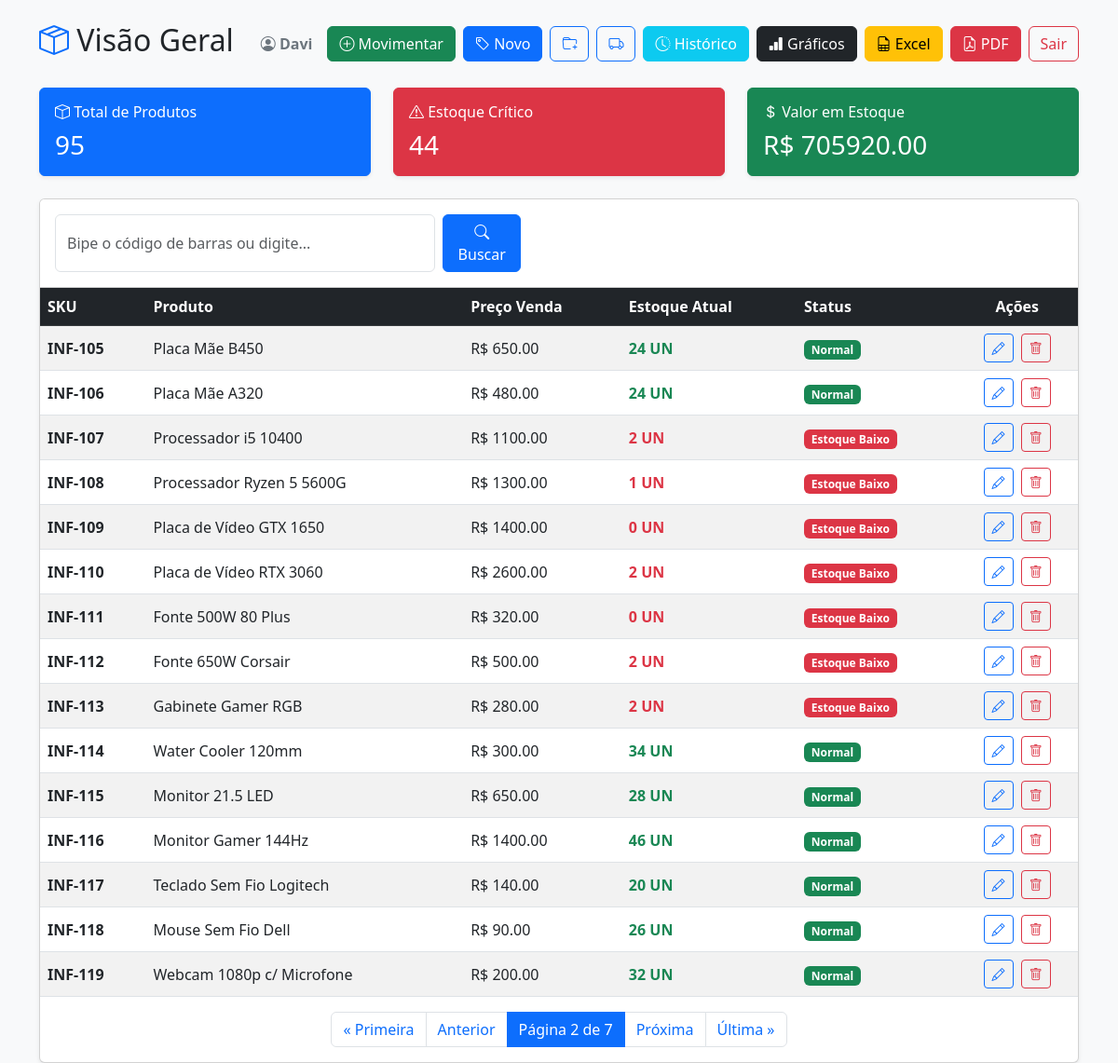
Page /?page=2 (signed in) on the committed database.
### estoque/models.py (models this page shows, shortened)
class Produto(models.Model):
    nome = models.CharField(max_length=200)
    sku = models.CharField(max_length=50, unique=True)
    codigo_barras = models.CharField(max_length=50, blank=True, null=True)
    categoria = models.ForeignKey(Categoria, on_delete=models.PROTECT)
    unidade_medida = models.CharField(max_length=20)
    preco_custo = models.DecimalField(max_digits=10, decimal_places=2)
    preco_venda = models.DecimalField(max_digits=10, decimal_places=2)
    estoque_minimo = models.IntegerField(default=5)
    estoque_atual = models.IntegerField(default=0)
    ativo = models.BooleanField(default=True)

### estoque/views.py (the view)
# urls.py: path('', views.dashboard, name='dashboard'),
@login_required
@login_required
def dashboard(request):
    query = request.GET.get('q')
    if query:
        produtos_lista = Produto.objects.filter(Q(nome__icontains=query) | Q(sku__icontains=query))
    else:
        produtos_lista = Produto.objects.all()
    total_produtos = produtos_lista.count()
    itens_baixo_estoque = sum(1 for p in produtos_lista if p.estoque_atual <= p.estoque_minimo)
    valor_total_estoque = sum(p.estoque_atual * p.preco_venda for p in produtos_lista)
    paginator = Paginator(produtos_lista, 15)  # Mostra 15 produtos por página
    page_number = request.GET.get('page')
    page_obj = paginator.get_page(page_number)
    contexto = {
        'page_obj': page_obj,  # Enviamos a página atual em vez da lista inteira
        'query': query,
        'total_produtos': total_produtos,
        'itens_baixo_estoque': itens_baixo_estoque,
        'valor_total_estoque': valor_total_estoque
    }
    return render(request, 'estoque/dashboard.html', contexto)

### estoque/templates/estoque/dashboard.html (shortened to what this page needs)
<!DOCTYPE html>
<html lang="pt-br">
<head>
    <link href="https://cdn.jsdelivr.net/npm/bootstrap@5.3.0/dist/css/bootstrap.min.css" rel="stylesheet">
    <link href="https://cdn.jsdelivr.net/npm/bootstrap-icons@1.10.5/font/bootstrap-icons.css" rel="stylesheet">
</head>
<body class="bg-light">
<div class="container mt-4">
    <div class="d-flex justify-content-between align-items-center mb-4">
        <h2><i class="bi bi-box-seam text-primary"></i> Visão Geral</h2>
        <div class="d-flex align-items-center">
            <span class="me-3 fw-bold text-secondary">
                <i class="bi bi-person-circle"></i> {{ user.username }}
            </span>
            <a href="/movimentacao/" class="btn btn-success me-2">
                <i class="bi bi-plus-circle"></i> Movimentar
            </a>
            {% if user.is_staff %}
                <a href="/produto/novo/" class="btn btn-primary me-2">
                    <i class="bi bi-tag"></i> Novo
                </a>
                <a href="/categoria/nova/" class="btn btn-outline-primary me-2" title="Nova Categoria">
                    <i class="bi bi-folder-plus"></i>
                </a>
                <a href="/fornecedor/novo/" class="btn btn-outline-primary me-2" title="Novo Fornecedor">
                    <i class="bi bi-truck"></i>
                </a>
                <a href="/historico/" class="btn btn-info text-white me-2">
                    <i class="bi bi-clock-history"></i> Histórico
                </a>
                <a href="/relatorio/graficos/" class="btn btn-dark me-2" title="Ver Gráficos">
                    <i class="bi bi-bar-chart-fill"></i> Gráficos
                </a>
                <a href="/relatorio/excel/" class="btn btn-warning me-2" title="Baixar Excel">
                    <i class="bi bi-file-earmark-spreadsheet"></i> Excel
                </a>
                <a href="/relatorio/pdf/" class="btn btn-danger me-2" title="Baixar PDF">
                    <i class="bi bi-file-earmark-pdf"></i> PDF
                </a>
            {% endif %}
            <form method="POST" action="{% url 'logout' %}" class="m-0">
                <button type="submit" class="btn btn-outline-danger">Sair</button>
            </form>
        </div>
    </div>
    <div class="row mb-4">
        <div class="col-md-4">
            <div class="card border-primary bg-primary text-white shadow-sm h-100">
                <div class="card-body">
                    <h6 class="card-title"><i class="bi bi-box"></i> Total de Produtos</h6>
                    <h3 class="mb-0">{{ total_produtos }}</h3>
                </div>
            </div>
        </div>
        <div class="col-md-4">
            <div class="card border-danger bg-danger text-white shadow-sm h-100">
                <div class="card-body">
                    <h6 class="card-title"><i class="bi bi-exclamation-triangle"></i> Estoque Crítico</h6>
                    <h3 class="mb-0">{{ itens_baixo_estoque }}</h3>
                </div>
            </div>
        </div>
        <div class="col-md-4">
            <div class="card border-success bg-success text-white shadow-sm h-100">
                <div class="card-body">
                    <h6 class="card-title"><i class="bi bi-currency-dollar"></i> Valor em Estoque</h6>
                    <h3 class="mb-0">R$ {{ valor_total_estoque|floatformat:2 }}</h3>
                </div>
            </div>
        </div>
    </div>
    <div class="card shadow-sm">
        <div class="card-header bg-white py-3">
            <form method="GET" action="{% url 'dashboard' %}" class="d-flex" style="max-width: 500px;">
                <input type="text" name="q" class="form-control me-2" placeholder="Bipe o código de barras ou digite..." value="{{ query|default_if_none:'' }}" autofocus>
                <button type="submit" class="btn btn-primary"><i class="bi bi-search"></i> Buscar</button>
            </form>
        </div>
        <div class="card-body p-0">
            <table class="table table-hover table-striped mb-0">
                <thead class="table-dark">
                    <tr>
                        <th>SKU</th>
                        <th>Produto</th>
                        <th>Preço Venda</th>
                        <th>Estoque Atual</th>
                        <th>Status</th>
                        {% if user.is_staff %}
                            <th class="text-center">Ações</th>
                        {% endif %}
                    </tr>
                </thead>
                <tbody>
                    {% for produto in page_obj %}
                    <tr>
                        <td class="align-middle fw-bold">{{ produto.sku }}</td>
                        <td class="align-middle">{{ produto.nome }}</td>
                        <td class="align-middle">R$ {{ produto.preco_venda }}</td>
                        <td class="align-middle fw-bold {% if produto.estoque_atual <= produto.estoque_minimo %}text-danger{% else %}text-success{% endif %}">
                            {{ produto.estoque_atual }} {{ produto.unidade_medida }}
                        </td>
                        <td class="align-middle">
                            {% if produto.estoque_atual <= produto.estoque_minimo %}
                                <span class="badge bg-danger">Estoque Baixo</span>
                            {% else %}
                                <span class="badge bg-success">Normal</span>
                            {% endif %}
                        </td>
                        {% if user.is_staff %}
                        <td class="align-middle text-center">
                            <a href="{% url 'editar_produto' produto.id %}" class="btn btn-sm btn-outline-primary" title="Editar">
                                <i class="bi bi-pencil"></i>
                            </a>
                            <a href="{% url 'excluir_produto' produto.id %}" class="btn btn-sm btn-outline-danger ms-1" onclick="return confirm('Tem certeza que deseja apagar o produto {{ produto.nome }}?');" title="Excluir">
                                <i class="bi bi-trash"></i>
                            </a>
                        </td>
                        {% endif %}
                    </tr>
                    {% endfor %}
                </tbody>
            </table>
            <div class="d-flex justify-content-center mt-3 mb-3">
                <nav>
                    <ul class="pagination mb-0">
                        {% if page_obj.has_previous %}
                            <li class="page-item"><a class="page-link" href="?page=1{% if query %}&q={{ query }}{% endif %}">&laquo; Primeira</a></li>
                            <li class="page-item"><a class="page-link" href="?page={{ page_obj.previous_page_number }}{% if query %}&q={{ query }}{% endif %}">Anterior</a></li>
                        {% endif %}
                        <li class="page-item active"><span class="page-link">Página {{ page_obj.number }} de {{ page_obj.paginator.num_pages }}</span></li>
                        {% if page_obj.has_next %}
                            <li class="page-item"><a class="page-link" href="?page={{ page_obj.next_page_number }}{% if query %}&q={{ query }}{% endif %}">Próxima</a></li>
                            <li class="page-item"><a class="page-link" href="?page={{ page_obj.paginator.num_pages }}{% if query %}&q={{ query }}{% endif %}">Última &raquo;</a></li>
                        {% endif %}
                    </ul>
                </nav>
            </div>
        </div>
    </div>
</div>
</body>
</html>

### rows in the picture
Produto: sku "INF-105", nome "Placa Mãe B450", preco_venda "650.00", estoque_atual "24", unidade_medida "UN", estoque_minimo "Normal"
Produto: sku "INF-106", nome "Placa Mãe A320", preco_venda "480.00", estoque_atual "24", unidade_medida "UN", estoque_minimo "Normal"
Produto: sku "INF-107", nome "Processador i5 10400", preco_venda "1100.00", estoque_atual "2", unidade_medida "UN", estoque_minimo "Estoque Baixo"
Produto: sku "INF-108", nome "Processador Ryzen 5 5600G", preco_venda "1300.00", estoque_atual "1", unidade_medida "UN", estoque_minimo "Estoque Baixo"
Produto: sku "INF-109", nome "Placa de Vídeo GTX 1650", preco_venda "1400.00", estoque_atual "0", unidade_medida "UN", estoque_minimo "Estoque Baixo"
Produto: sku "INF-110", nome "Placa de Vídeo RTX 3060", preco_venda "2600.00", estoque_atual "2", unidade_medida "UN", estoque_minimo "Estoque Baixo"
Produto: sku "INF-111", nome "Fonte 500W 80 Plus", preco_venda "320.00", estoque_atual "0", unidade_medida "UN", estoque_minimo "Estoque Baixo"
Produto: sku "INF-112", nome "Fonte 650W Corsair", preco_venda "500.00", estoque_atual "2", unidade_medida "UN", estoque_minimo "Estoque Baixo"
Produto: sku "INF-113", nome "Gabinete Gamer RGB", preco_venda "280.00", estoque_atual "2", unidade_medida "UN", estoque_minimo "Estoque Baixo"
Produto: sku "INF-114", nome "Water Cooler 120mm", preco_venda "300.00", estoque_atual "34", unidade_medida "UN", estoque_minimo "Normal"
Produto: sku "INF-115", nome "Monitor 21.5 LED", preco_venda "650.00", estoque_atual "28", unidade_medida "UN", estoque_minimo "Normal"
Produto: sku "INF-116", nome "Monitor Gamer 144Hz", preco_venda "1400.00", estoque_atual "46", unidade_medida "UN", estoque_minimo "Normal"
Produto: sku "INF-117", nome "Teclado Sem Fio Logitech", preco_venda "140.00", estoque_atual "20", unidade_medida "UN", estoque_minimo "Normal"
Produto: sku "INF-118", nome "Mouse Sem Fio Dell", preco_venda "90.00", estoque_atual "26", unidade_medida "UN", estoque_minimo "Normal"
Produto: sku "INF-119", nome "Webcam 1080p c/ Microfone", preco_venda "200.00", estoque_atual "32", unidade_medida "UN", estoque_minimo "Normal"

### other values in the picture
{{ user.username }} "Davi"
{{ total_produtos }} "95"
{{ itens_baixo_estoque }} "44"
{{ valor_total_estoque|floatformat:2 }} "705920.00"
{{ page_obj.number }} "2"
{{ page_obj.paginator.num_pages }} "7"
